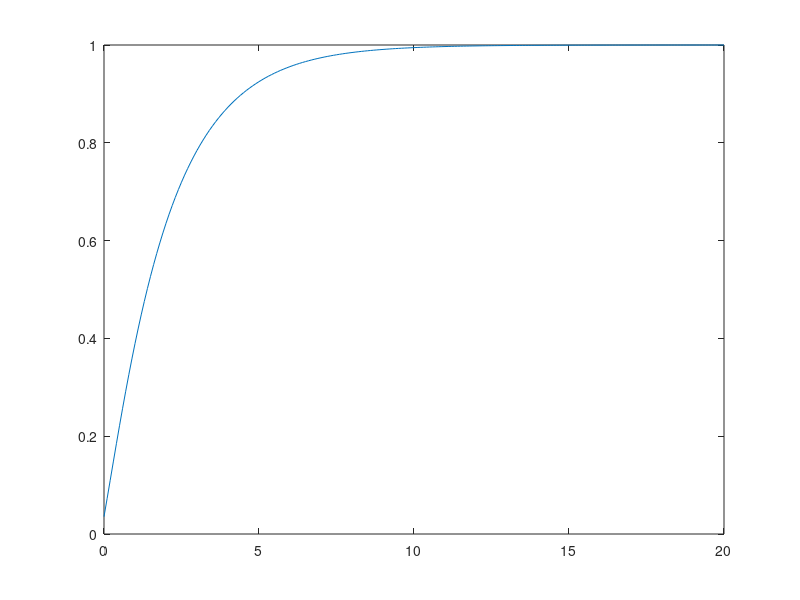

MATLAB code to generate this figure:

G = [2 -1 0; -1 2 -1; 0 -1 2;];
C = [2 -1 0; -1 2 0; 0 0 1;];
I = eye(3);
v0 = [0 0 0]';
Is = [1 0 1]';
dt = 0.1;
idx = 0;

for i = 0:dt:20
    idx = idx + 1;
    v0 = (C+dt*G)\(C*v0+dt*Is);
    Vx(idx) = v0(2);
end

figure
plot(0:dt:20, Vx);